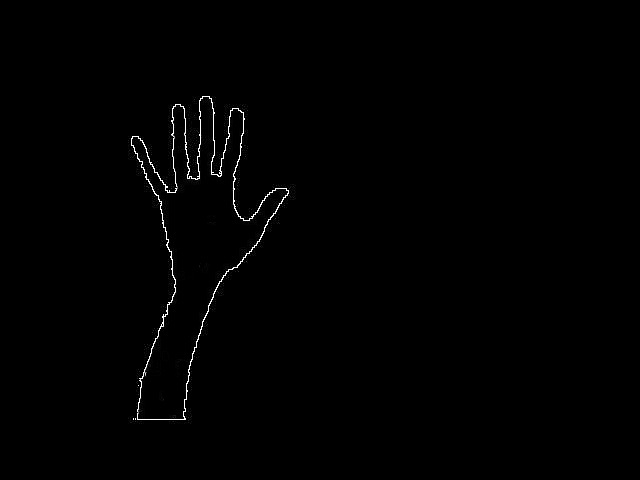
#> input picture startOutline.jpg, 640 x 480 px, given in place of the camera
$ python backgroundSubtractor3.py   (older library calls are emulated)
#> lines starting #> are read from the running program, lines starting #| are printed output that depends on the picture; after the words box and inside, x2 and y2 are one past the last pixel; in counts of white or black regions, pixels touching at a corner belong together
import cv2
import numpy as np
import math
kernel = cv2.getStructuringElement(cv2.MORPH_RECT, (3, 3))
alpha=0.9
last_box=[131, 96, 158, 324]
camera = cv2.VideoCapture(0)
(grabbed,frame)=camera.read()
#> frame is the input picture: shape (480, 640, 3); min 0, max 255, mean 1.5
bgmodel=np.ones((frame.shape[0],frame.shape[1]),np.uint8)*255
cv2.rectangle(bgmodel, (last_box[0], last_box[1]), (last_box[0]+last_box[2],last_box[1]+last_box[3]), (50, 50, 50), cv2.FILLED)
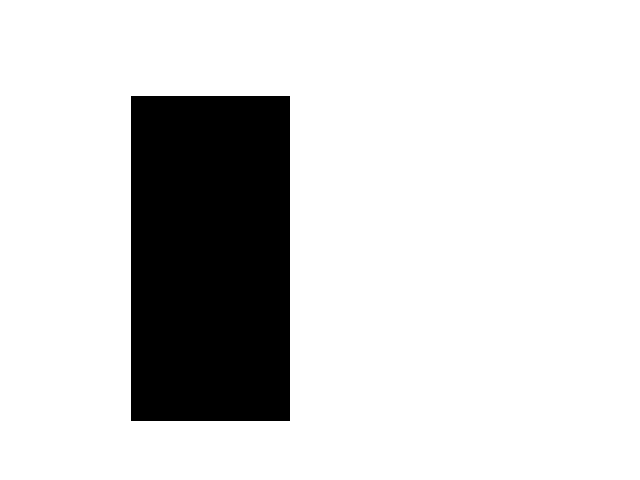
#> bgmodel: shape (480, 640); values 50 (black) and 255 (white), 83.2% white; 1 black region, box (x1, y1, x2, y2) and area: (131, 96, 290, 421) 51675
bgmodel=cv2.bitwise_and(frame,frame,mask=bgmodel)
T=np.ones((frame.shape[0],frame.shape[1]),np.uint8)*30
def compBGMODEL(frame):
    global bgmodel
    curr = np.ones((frame.shape[0], frame.shape[1]), np.uint8) * 255
    cv2.rectangle(curr, (last_box[0], last_box[1]), (last_box[0] + last_box[2], last_box[1] + last_box[3]),(0, 0, 0), cv2.FILLED)
    bgmodel=(alpha*cv2.bitwise_and(bgmodel, bgmodel, mask=curr)).astype(np.uint8)+((1-alpha)*cv2.bitwise_and(frame, frame, mask=curr)).astype(np.uint8)+(cv2.bitwise_and(bgmodel, bgmodel, mask=(255-curr))).astype(np.uint8)
def movementMask(frame):
    global T
    diff = np.linalg.norm(frame.astype(np.int)-bgmodel.astype(np.int),axis=2)
#> diff: shape (480, 640) float64; every value is 0
    mask=diff
    mask=mask-T
#> mask: shape (480, 640) float64; every value is -30
    mask[mask<0]=0
    mask[mask>0]=255
    mask=mask.astype(np.uint8)
#> mask: shape (480, 640); every value is 0
    curr = np.ones((frame.shape[0], frame.shape[1]), np.uint8) * 255
    cv2.rectangle(curr, (last_box[0], last_box[1]), (last_box[0] + last_box[2], last_box[1] + last_box[3]), (0, 0, 0),cv2.FILLED)
    T= (alpha*cv2.bitwise_and(T, T, mask=curr)).astype(np.uint8)+(5*(1-alpha)*cv2.bitwise_and(diff, diff, mask=curr)).astype(np.uint8) +(cv2.bitwise_and(T, T, mask=(255 - curr))).astype(np.uint8)
    mask = cv2.medianBlur(mask, 5)
    mask = cv2.erode(mask, kernel)
    mask = cv2.dilate(mask, kernel)
    return mask
def get_mROI(mask):
    df, contour, hier = cv2.findContours(mask, cv2.RETR_CCOMP, cv2.CHAIN_APPROX_SIMPLE)
#> contour = []
    if len(contour)==0:
        return last_box
    maxc=contour[0]
    max=contour[0].size
    for i in range(1,len(contour)):
        if contour[i].size>max:
            max=contour[i].size
            maxc=contour[i]
    return cv2.boundingRect(maxc)

while True:
    (grabbed, frame) = camera.read()
    mask=movementMask(frame)
    x,y,w,h=get_mROI(mask)
#> x = 131; y = 96; w = 158; h = 324
    x = int((x + last_box[0]) / 2)
    y = int((y + last_box[1]) / 2)
    w = int((w + last_box[2]) / 2)
    h = int((h + last_box[3]) / 2)
    last_box=[x,y,w,h]
#> last_box = [131, 96, 158, 324]
    compBGMODEL(frame)
    cv2.rectangle(frame, (x, y), (x + w, y + h), (255, 100, 0), 2)
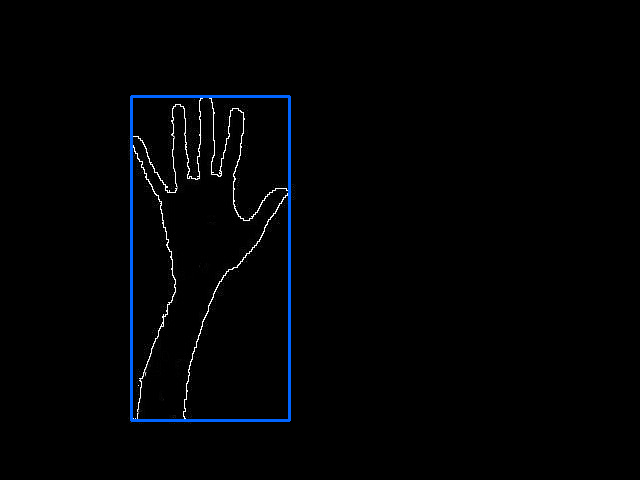
#> frame: shape (480, 640, 3); 0.94% of pixels changed, all inside (x1, y1, x2, y2) = (130, 95, 291, 422)
    cv2.imshow("bg", np.hstack((frame,bgmodel)))
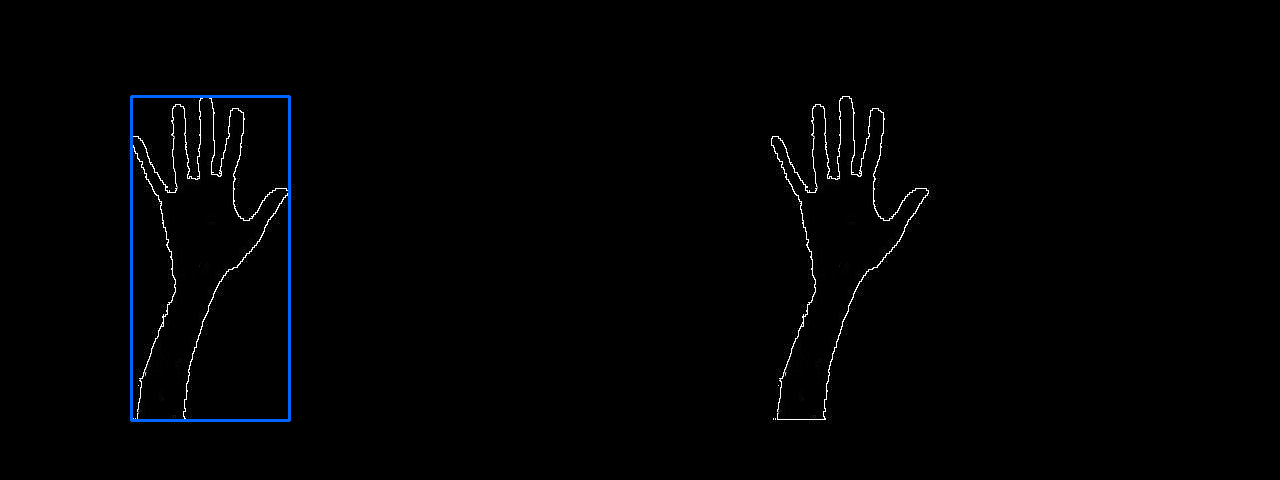
#> window 'bg': shape (480, 1280, 3); mean B, G, R 2.7, 2, 1.5
    cv2.imshow("sd",np.hstack((mask,T)))
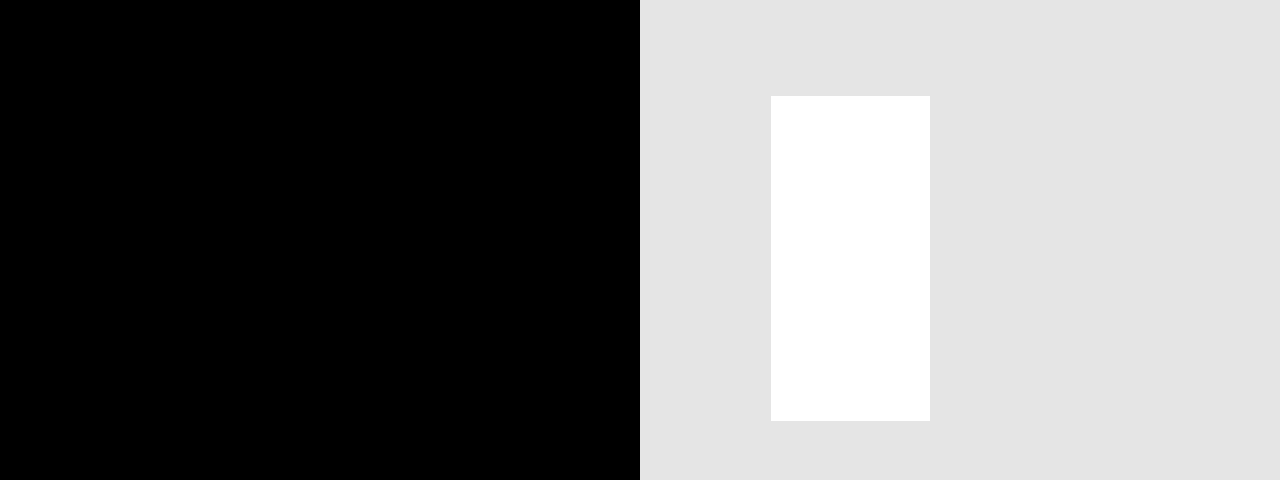
#> window 'sd': shape (480, 1280); min 0, max 30, mean 13.8; drawn with min black and max white
    if cv2.waitKey(1)&0xFF==ord("q"):
#> (key q is pressed here)
        break
camera.release()
cv2.destroyAllWindows()

$ run again, on blob.png
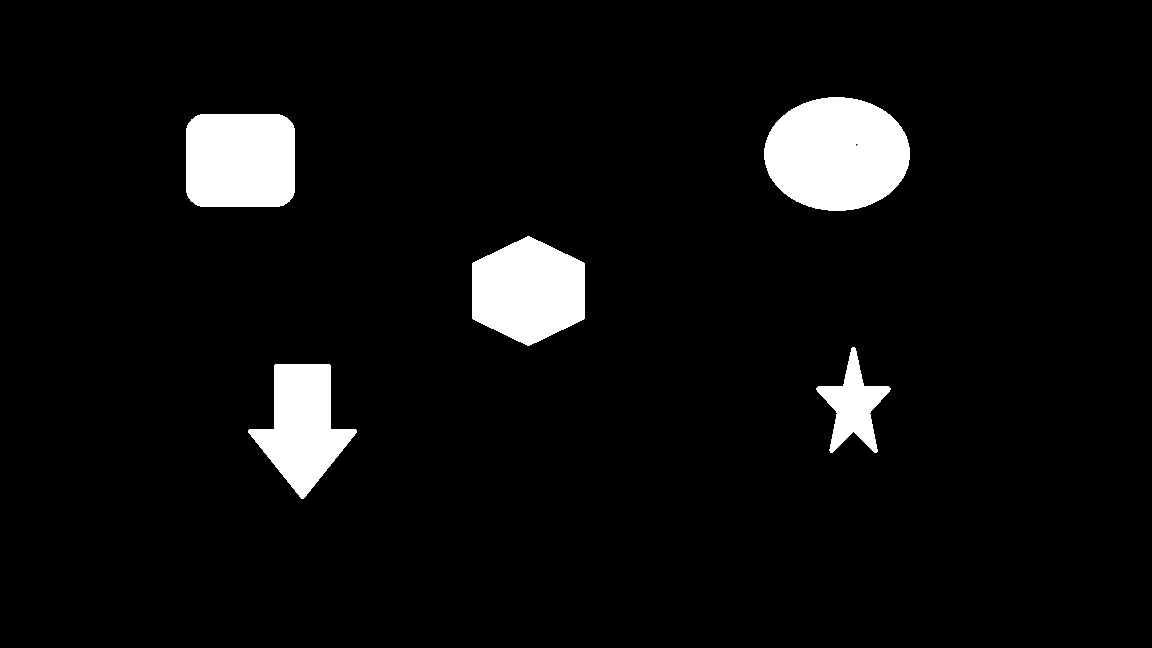
#> input picture blob.png, 1152 x 648 px, given in place of the camera
#> frame is the input picture: shape (648, 1152, 3); mean B, G, R 14.8, 14.8, 14.8
#> `cv2.rectangle(bgmodel, (last_box[0], last_box[1]), (last_box[0]+last_b..`:
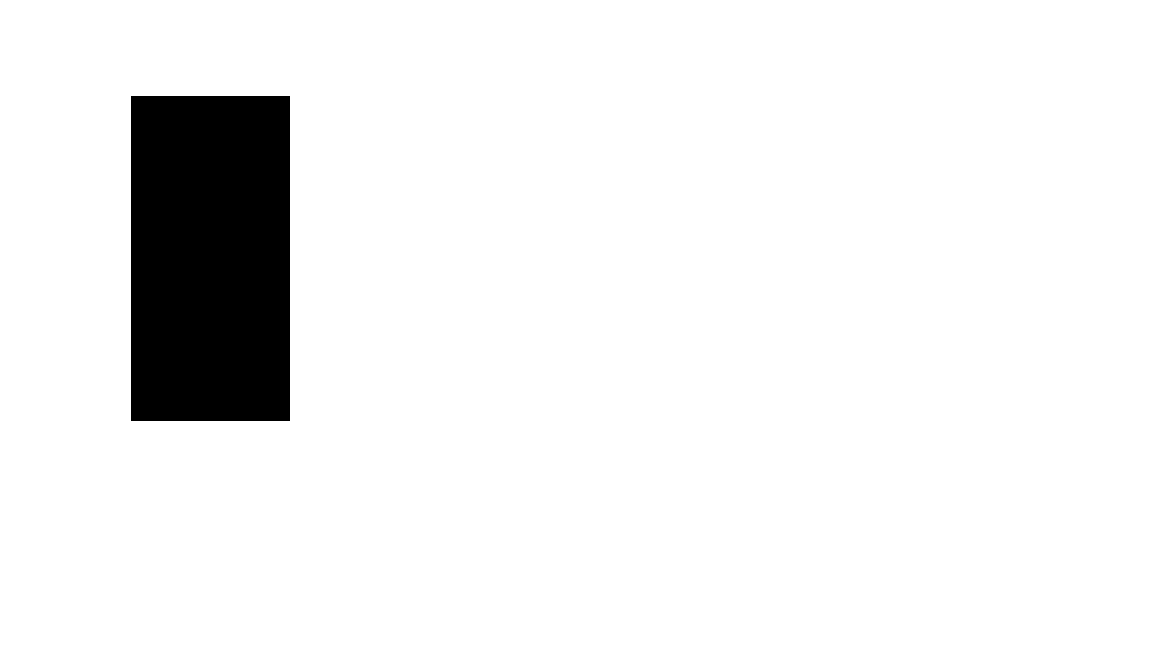
#> bgmodel: shape (648, 1152); values 50 (black) and 255 (white), 93.1% white; 1 black region, box (x1, y1, x2, y2) and area: (131, 96, 290, 421) 51675
#> diff: shape (648, 1152) float64; every value is 0
#> contour = []
#> x = 131; y = 96; w = 158; h = 324
#> last_box = [131, 96, 158, 324]
#> frame: shape (648, 1152, 3); 0.39% of pixels changed, all inside (x1, y1, x2, y2) = (130, 95, 291, 422)
#> `cv2.imshow("sd",np.hstack((mask,T)))`:
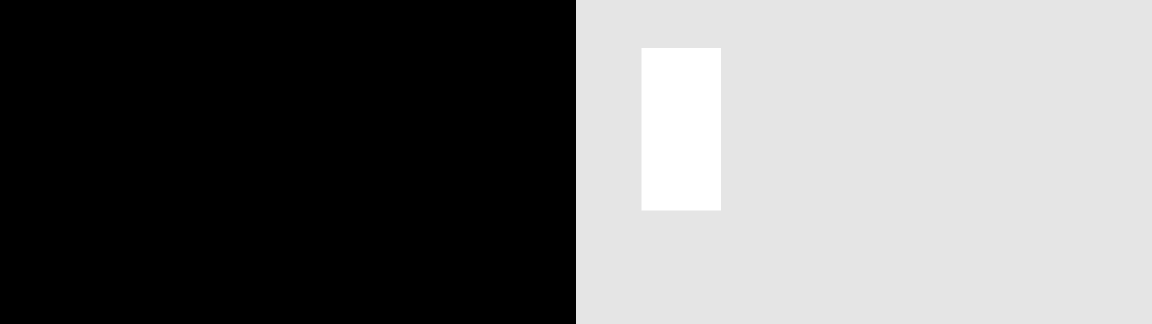
#> window 'sd': shape (648, 2304) (shown at 1/2 size); min 0, max 30, mean 13.6; drawn with min black and max white
